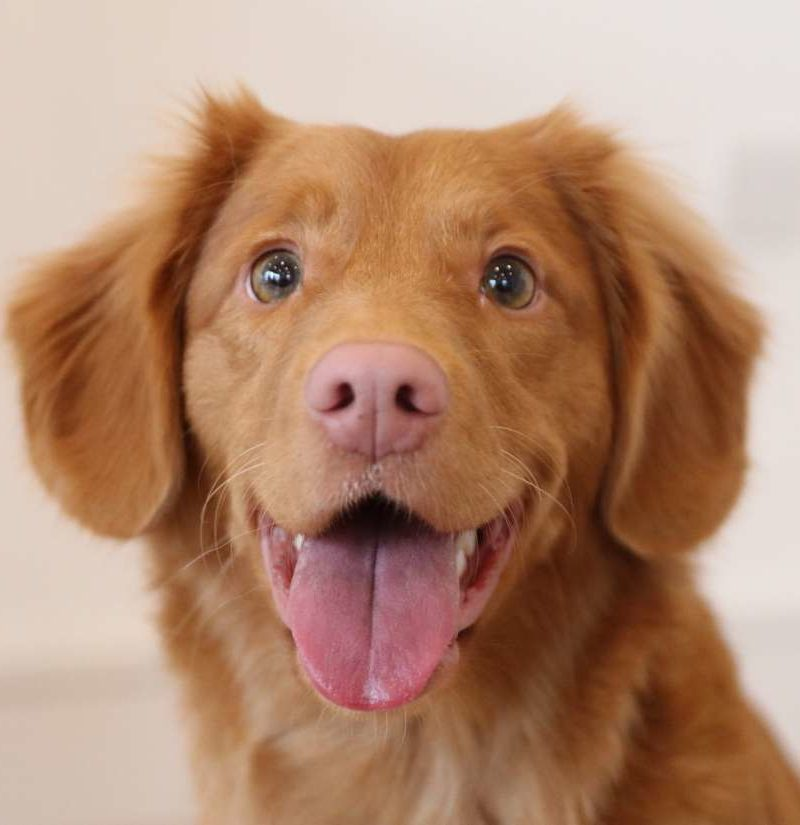
#> input picture 1.jpg, 800 x 825 px
$ jupyter execute features.ipynb
#> lines starting #> are read from the running program, lines starting #| are printed output that depends on the picture
<h1> <center>Entendendo features </center> </h1>

A maioria de vocês deve ter jogado os jogos de quebra-cabeça. Você obtém muitos pequenos pedaços de uma imagem, onde você precisa montá-los corretamente para formar uma grande imagem real. A questão é: como você faz isso? Que tal projetar a mesma teoria em um programa de computador para que o computador possa jogar quebra-cabeças?

Bem, as perguntas e a imaginação continuam. Mas tudo depende da questão mais básica? Como você joga quebra-cabeças? Como você organiza muitas peças de imagem embaralhadas em uma única imagem grande? Como você pode juntar muitas imagens naturais em uma única imagem?

A resposta é: estamos procurando padrões específicos ou características específicas que sejam únicas, que possam ser facilmente rastreadas, que possam ser facilmente comparadas. Se buscarmos uma definição de tal característica, podemos achar difícil expressá-la em palavras, mas sabemos o que são. Se alguém lhe pedir para apontar uma boa característica que pode ser comparada em várias imagens, você pode apontar uma. É por isso que até as crianças pequenas podem simplesmente jogar esses jogos. Procuramos essas características em uma imagem, as encontramos, encontramos as mesmas em outras imagens.

Da mesma forma funciona para a máquina...
é possível criar abordagens fantásticas para encontrar características únicas respeitando as propriedade de features ( invariante a iluminação, escala, rotação). O detector que será apresentado a seguir segue todas essas propriedades.

Nesse exemplo será utilizado o ORB, que é a fusão do detector FAST que por sua vez utiliza a detecção de "quinas" de Harris, pirâmide de escala para a invariancia a escala e e o ORB utiliza o descritor BRIEF.

[cell 1]
import numpy as np
import cv2
from matplotlib import pyplot as plt

[cell 2]
MIN_MATCH_COUNT = 10

img1 = cv2.imread('1.jpg',3)
#> img1 is the input picture: shape (825, 800, 3); mean B, G, R 112.3, 137.1, 177.1
img1 = cv2.resize(img1, (200,200), interpolation = cv2.INTER_AREA)
#> img1: shape (200, 200, 3)
img1 = cv2.cvtColor(img1, cv2.COLOR_BGR2RGB)

img2 = cv2.imread('2.jpg',1)
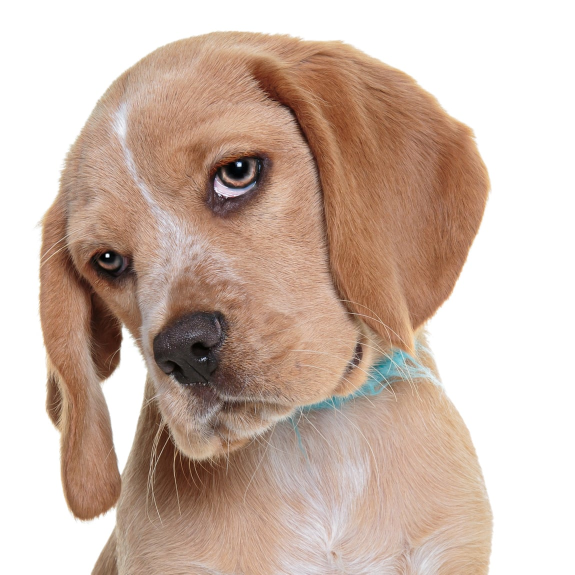
#> input picture 2.jpg, 1150 x 1150 px (shown at 1/2 size)
#> img2 is the input picture: shape (1150, 1150, 3); mean B, G, R 170.4, 183.1, 205
img2 = cv2.resize(img2, (200,200), interpolation = cv2.INTER_AREA)
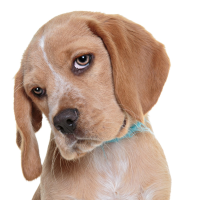
#> img2: shape (200, 200, 3); mean B, G, R 170.4, 183.1, 205
img2 = cv2.cvtColor(img2, cv2.COLOR_BGR2RGB)

img3 = cv2.resize(img1, (100,100), interpolation = cv2.INTER_AREA)
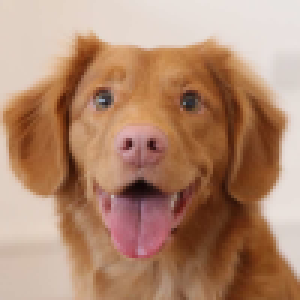
#> img3: shape (100, 100, 3) (shown 3 times larger); mean R, G, B 177.3, 137.2, 112.4

[cell 3]
# Initiate STAR detector
orb = cv2.ORB_create()

# Encontrando os keypoints (pontos chave) utilizando ORB
kp1 = orb.detect(img1,None)
#> kp1 = 289 keypoints; strongest (x, y, size): (87, 96, 31), (85, 94, 37.2), (86, 93, 31), (85, 95, 53.6)
kp2 = orb.detect(img2,None)
#> kp2 = 336 keypoints; strongest (x, y, size): (77, 67, 31), (85, 59, 31), (76, 65, 37.2), (75, 66, 31)
kp3= orb.detect(img3,None)
#> kp3 = 44 keypoints; strongest (x, y, size): (43, 47, 31), (50, 47, 31), (40, 64, 31), (42, 47, 37.2)

kp1, des1 = orb.compute(img1,kp1)
kp2, des2 = orb.compute(img2,kp2)
kp3, des3 = orb.compute(img3,kp3)

[cell 4]
FLANN_INDEX_KDTREE = 0
index_params = dict(algorithm = FLANN_INDEX_KDTREE, trees = 5)
search_params = dict(checks = 50)

bf = cv2.BFMatcher(cv2.NORM_HAMMING, crossCheck=True)
# casamento entre os descritores de cada imagem.
matches = bf.match(des1,des2)
#> matches = 84 matches
matches1 = bf.match(des1,des3)
#> matches1 = 37 matches
# Ordena as features de acordo com a distância.
matches = sorted(matches, key = lambda x:x.distance)
matches1 = sorted(matches1, key = lambda x:x.distance)

[cell 5]
# primeiros 10 casamentos.
#observe que mesmo com imagens diferentes de cães features algumas features ainda são similares,
#mas o resultado do casamento de features já não é tão bom.
img4 = cv2.drawMatches(img1,kp1,img2,kp2,matches[:10],None,flags=cv2.DrawMatchesFlags_NOT_DRAW_SINGLE_POINTS)
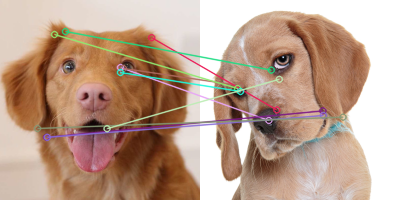
#> img4: shape (200, 400, 3); mean R, G, B 190.4, 161.3, 143.3
plt.imshow(img4),plt.show()

[cell 6]
#observaremos agora a invariância a escala.é a mesma imagem porém com tamanhos diferentes,
#o detector conseguiu encontrar as mesmas características em ambas imagens.
img5 = cv2.drawMatches(img1,kp1,img3,kp3,matches1[:10],None,flags=cv2.DrawMatchesFlags_NOT_DRAW_SINGLE_POINTS)
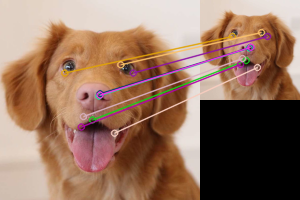
#> img5: shape (200, 300, 3); mean R, G, B 148.3, 114.8, 95.4
plt.imshow(img5),plt.show()

[cell 7]
# aplicaremos agora uma rotação na imagem 3 para analizarmos a invariância a rotação e vamos comparar
# com a imagem original. Dessa forma é necessário recalcular as features para a imagem rotacionada
img3 = cv2.rotate(img1, cv2.ROTATE_90_CLOCKWISE)
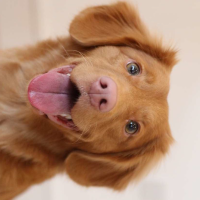
#> img3: shape (200, 200, 3); mean R, G, B 177.1, 137.1, 112.3
kp3= orb.detect(img3,None)
#> kp3 = 289 keypoints; strongest (x, y, size): (103, 87, 31), (106, 85, 37.2), (106, 86, 31), (105, 85, 44.6)
kp3, des3 = orb.compute(img3,kp3)
matches1 = bf.match(des1,des3)
#> matches1 = 289 matches
matches1 = sorted(matches1, key = lambda x:x.distance)

img5 = cv2.drawMatches(img1,kp1,img3,kp3,matches1[:10],None,flags=cv2.DrawMatchesFlags_NOT_DRAW_SINGLE_POINTS)
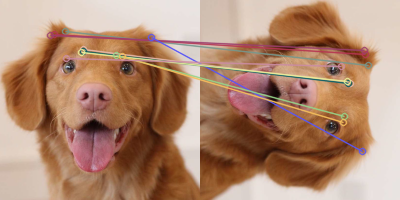
#> img5: shape (200, 400, 3); mean R, G, B 176.8, 137.7, 114.3
plt.imshow(img5),plt.show()

[cell 8]
# neste exemplo vamos modificar o padrão de cor da imagem e comparar com a imagem original
img3 = cv2.cvtColor(img1, cv2.COLOR_BGR2GRAY)
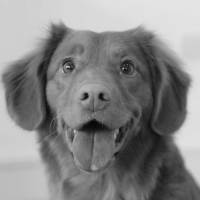
#> img3: shape (200, 200); min 6, max 228, mean 134.3
kp3= orb.detect(img3,None)
#> kp3 has the same summary as kp1
kp3, des3 = orb.compute(img3,kp3)
matches1 = bf.match(des1,des3)
matches1 = sorted(matches1, key = lambda x:x.distance)

img5 = cv2.drawMatches(img1,kp1,img3,kp3,matches1[:10],None,flags=cv2.DrawMatchesFlags_NOT_DRAW_SINGLE_POINTS)
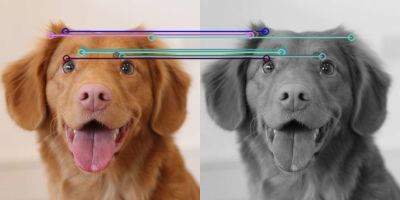
#> img5: shape (200, 400, 3); mean R, G, B 153.3, 135, 124.3
plt.imshow(img5),plt.show()
